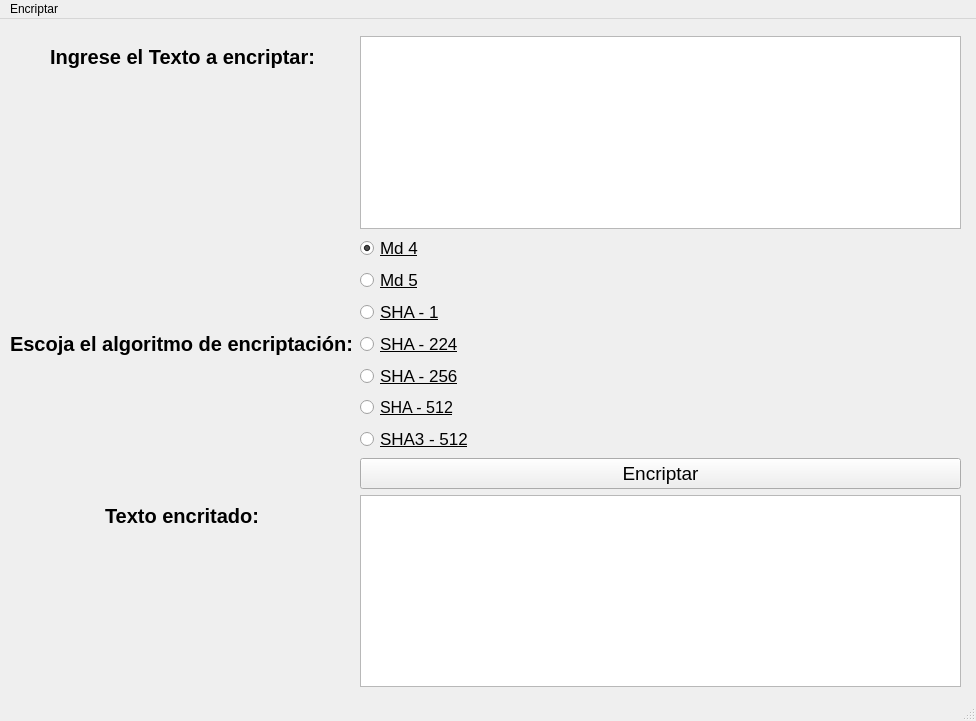
<?xml version="1.0" encoding="UTF-8"?>
<ui version="4.0">
 <class>MainWindow</class>
 <widget class="QMainWindow" name="MainWindow">
  <property name="geometry">
   <rect>
    <x>0</x>
    <y>0</y>
    <width>976</width>
    <height>721</height>
   </rect>
  </property>
  <property name="windowTitle">
   <string>MainWindow</string>
  </property>
  <widget class="QWidget" name="centralwidget">
   <widget class="QWidget" name="formLayoutWidget">
    <property name="geometry">
     <rect>
      <x>10</x>
      <y>17</y>
      <width>951</width>
      <height>651</height>
     </rect>
    </property>
    <layout class="QFormLayout" name="formLayout">
     <property name="sizeConstraint">
      <enum>QLayout::SetMaximumSize</enum>
     </property>
     <property name="fieldGrowthPolicy">
      <enum>QFormLayout::AllNonFixedFieldsGrow</enum>
     </property>
     <property name="rowWrapPolicy">
      <enum>QFormLayout::WrapLongRows</enum>
     </property>
     <property name="labelAlignment">
      <set>Qt::AlignCenter</set>
     </property>
     <property name="formAlignment">
      <set>Qt::AlignCenter</set>
     </property>
     <item row="0" column="1">
      <widget class="QTextEdit" name="texto">
       <property name="font">
        <font>
         <pointsize>13</pointsize>
        </font>
       </property>
      </widget>
     </item>
     <item row="2" column="1">
      <widget class="QRadioButton" name="md5">
       <property name="font">
        <font>
         <pointsize>13</pointsize>
         <underline>true</underline>
        </font>
       </property>
       <property name="text">
        <string>Md 5</string>
       </property>
      </widget>
     </item>
     <item row="3" column="1">
      <widget class="QRadioButton" name="sha1">
       <property name="font">
        <font>
         <pointsize>13</pointsize>
         <underline>true</underline>
        </font>
       </property>
       <property name="text">
        <string>SHA - 1</string>
       </property>
      </widget>
     </item>
     <item row="4" column="1">
      <widget class="QRadioButton" name="sha224">
       <property name="font">
        <font>
         <pointsize>13</pointsize>
         <underline>true</underline>
        </font>
       </property>
       <property name="text">
        <string>SHA - 224</string>
       </property>
      </widget>
     </item>
     <item row="9" column="1">
      <widget class="QPushButton" name="submit">
       <property name="enabled">
        <bool>true</bool>
       </property>
       <property name="font">
        <font>
         <pointsize>14</pointsize>
        </font>
       </property>
       <property name="text">
        <string>Encriptar</string>
       </property>
      </widget>
     </item>
     <item row="10" column="0">
      <widget class="QLabel" name="label_3">
       <property name="font">
        <font>
         <pointsize>15</pointsize>
         <weight>75</weight>
         <bold>true</bold>
        </font>
       </property>
       <property name="text">
        <string>Texto encritado:</string>
       </property>
      </widget>
     </item>
     <item row="10" column="1">
      <widget class="QPlainTextEdit" name="textoEncriptado">
       <property name="enabled">
        <bool>true</bool>
       </property>
       <property name="font">
        <font>
         <pointsize>13</pointsize>
        </font>
       </property>
       <property name="readOnly">
        <bool>true</bool>
       </property>
      </widget>
     </item>
     <item row="0" column="0">
      <widget class="QLabel" name="label">
       <property name="font">
        <font>
         <pointsize>15</pointsize>
         <weight>75</weight>
         <bold>true</bold>
        </font>
       </property>
       <property name="text">
        <string>Ingrese el Texto a encriptar:</string>
       </property>
      </widget>
     </item>
     <item row="6" column="1">
      <widget class="QRadioButton" name="sha256">
       <property name="font">
        <font>
         <pointsize>13</pointsize>
         <underline>true</underline>
        </font>
       </property>
       <property name="text">
        <string>SHA - 256</string>
       </property>
      </widget>
     </item>
     <item row="4" column="0">
      <widget class="QLabel" name="label_2">
       <property name="font">
        <font>
         <pointsize>15</pointsize>
         <weight>75</weight>
         <bold>true</bold>
        </font>
       </property>
       <property name="text">
        <string>&lt;html&gt;&lt;head/&gt;&lt;body&gt;&lt;p&gt;Escoja el algoritmo de encriptación:&lt;/p&gt;&lt;/body&gt;&lt;/html&gt;</string>
       </property>
      </widget>
     </item>
     <item row="7" column="1">
      <widget class="QRadioButton" name="sha512">
       <property name="font">
        <font>
         <pointsize>12</pointsize>
         <underline>true</underline>
        </font>
       </property>
       <property name="text">
        <string>SHA - 512</string>
       </property>
      </widget>
     </item>
     <item row="1" column="1">
      <widget class="QRadioButton" name="md4">
       <property name="font">
        <font>
         <pointsize>13</pointsize>
         <underline>true</underline>
        </font>
       </property>
       <property name="text">
        <string>Md 4</string>
       </property>
       <property name="checked">
        <bool>true</bool>
       </property>
      </widget>
     </item>
     <item row="8" column="1">
      <widget class="QRadioButton" name="sha3_512">
       <property name="font">
        <font>
         <pointsize>13</pointsize>
         <underline>true</underline>
        </font>
       </property>
       <property name="text">
        <string>SHA3 - 512</string>
       </property>
      </widget>
     </item>
    </layout>
   </widget>
  </widget>
  <widget class="QMenuBar" name="menubar">
   <property name="geometry">
    <rect>
     <x>0</x>
     <y>0</y>
     <width>976</width>
     <height>25</height>
    </rect>
   </property>
   <widget class="QMenu" name="menuEncriptart">
    <property name="title">
     <string>Encriptar</string>
    </property>
   </widget>
   <addaction name="menuEncriptart"/>
  </widget>
  <widget class="QStatusBar" name="statusbar"/>
 </widget>
 <resources/>
 <connections/>
</ui>
